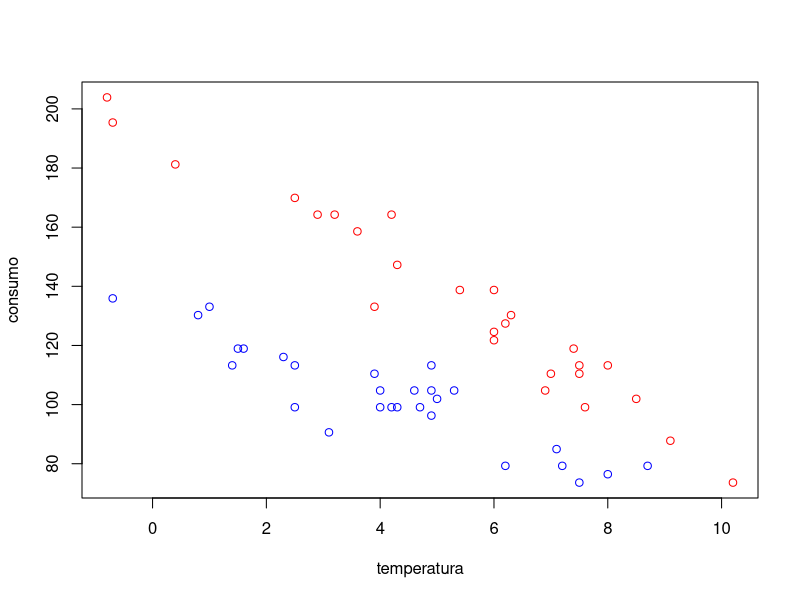
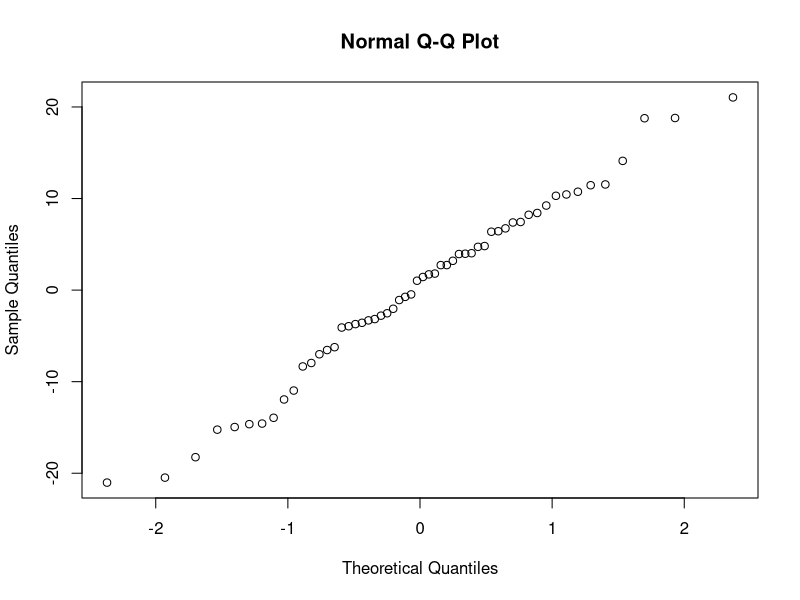
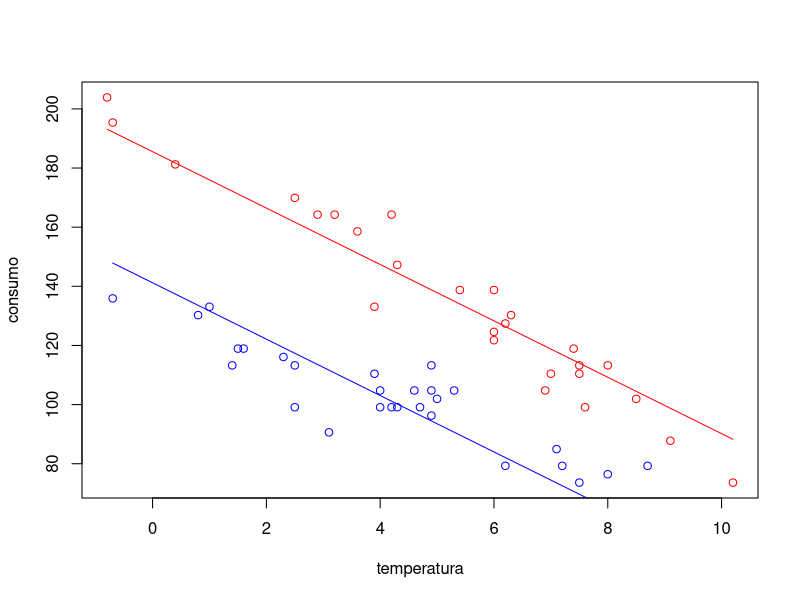
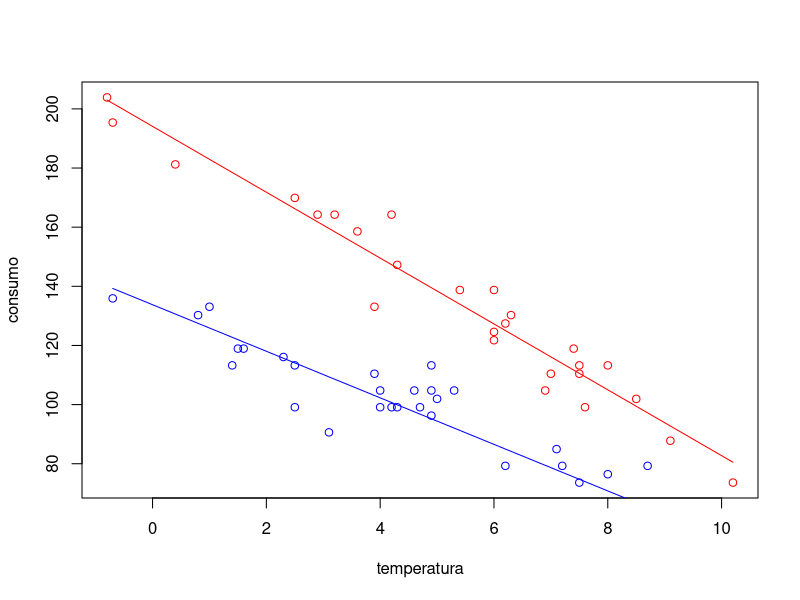

Source code (R) for these figures, in order:
#La prima stagione, di 26 settimane e la seconda di 30 settimane. Nella seconda
#stagione la casa aveva subito un’intervento di ristrutturazione e isolamento dei
#muri. L’idea era quella di studiare l’effetto dell’isolamento sul consumo di gas.
#Fonte: Hand, D. J., Daly, F., McConway, K., Lunn, D. and Ostrowski, E. eds
#(1993) A Handbook of Small Data Sets. Chapman & Hall, p. 69.
#Variabili
#• consumo: consumo di gas in metri cubi
#• temp: temperatura in gradi Celsius
#• isol: indicatore del trattamento (isolamento presente = 1)

rm(list = ls())
par(mfrow = c(1, 1))  # ripristina il layout standard: un grafico per finestra

data('whiteside', package='MASS') # carica il dataset 'whiteside' dal pacchetto MASS
isol = with(whiteside, as.numeric(Insul)-1) # converte la variabile Insul in numerica e la scala da 0/1
temp = with(whiteside, Temp) # estrae la variabile Temp dal dataset
consumo = with(whiteside, Gas * 28.3168466 ) # converte Gas da piedi cubi a m^3 moltiplicando per 28.3168466
str(data.frame(consumo, temp, isol))

plot(temp[isol==0],consumo[isol==0],xlab="temperatura",
     ylab="consumo", col = "red")
points(temp[isol==1],consumo[isol==1], col = "blue")

#C’`e una differenza evidente fra il caso con isolamento e senza. Valutiamo
#se il modello `e additivo o con interazione fra l’isolamento e la temperatura

#Consideriamo il modello senza interazione
#consumo = β0 + β1temp + β2isol + epsilon"

mq <- lm(consumo ~ temp + isol)
summary(mq)

#Commento dei risultati:
#  • l’effetto della temperatura e dell’isolamento sono entrambi significativi ed
#  altamente significativi
#  • la presenza di isolamento riduce il consumo di circa 44 litri per ogni livello
#  di temperatura
#  • all’aumentare di un grado di temperatura i consumi diminuiscono di circa
#  10 litri nel caso in cui non ci sia isolamento
#  • la stima di `e 10.12
#  • il coefficiente di determinazione `e 0.9063
#  • il test F `e altamente significativo
#  • il modello mostra un buon adattamento


beta <- mq$coefficients
beta

Sigma <- vcov(mq) #Matrice di varianza-covarianza dei coefficienti
Sigma

res <- mq$residuals
qqnorm(res)

fit <- mq$fitted.values
plot(temp[isol==0],consumo[isol==0], xlab="temperatura",
     ylab="consumo", col = "red")
lines(temp[isol==0],fit[isol==0], col = "red")
points(temp[isol==1],consumo[isol==1], col = "blue")
lines(temp[isol==1],fit[isol==1], col = "blue")

#Consideriamo il modello marginale che ignora l’isolamento
#consumo = β0 + β1temp + epsilon"

mq1 <- lm(consumo ~ temp)
summary(mq1)

#Commenti sui risultati:
#   • se marginalizziamo rispetto alla variabile isolamento, otteniamo un modello di regressione lineare semplice
#   • se non teniamo conto dell’isolamento, l’effetto della temperatura `e sempre
#     negativo, altamente significativo, ma minore in valore assoluto
#   • cambia anche il valore medio in caso di temperatura pari a 0 gradi, `e circa
#     155 litri di consumo contro le stime date dal modello precedente di circa
#     185 litri nel caso di temperatura 0 gradi e assenza di isolamento e di circa
#     141 nel caso di temperatura 0 gradi e presenza di isolamento
#   • il modello di regressione multipla NON E’ INVARIANTE PER MARGINALIZZAZIONE

# Consideriamo ora il modello completo con interazione
# consumo = β0 + β1temp + β2isol + β3temp ∗ isol +epsilon"

mq2 <- lm(consumo ~ temp + isol + temp*isol)
summary(mq)

summary(mq2)

#Alcuni commenti
#   • gli effetti della temperatura e dell’isolamento sono sempre negativi, ma piu` grandi in valore assoluto
#   • gli effetti della temperatura e dell’isolamento sono altamente significativi
#   • l’interazione fra isolamento e temperatura `e positiva e altamente significativa: l’effetto della temperatura cambia in caso di presenza o assenza di isolamento
#   • se c’`e isolamento, l’effetto della temperatura `e -7.8703 = (-11.1353 + 3.2650)
#   • se non c’`e isolamento, l’effetto della temperatura `e -11.1353
#   • l’incremento di un grado di temperatura riduce il consumo di circa 7 litri se c’`e isolamento e di circa 11 litri se non c’ isolamento
#   • l’isolamento riduce l’effetto della temperatura sul consumo

fit <- mq2$fitted.values
plot(temp[isol==0],consumo[isol==0], xlab="temperatura",
     ylab="consumo", col = "red")
lines(temp[isol==0],fit[isol==0], col = "red")
points(temp[isol==1],consumo[isol==1], col = "blue")
lines(temp[isol==1],fit[isol==1], col = "blue")
